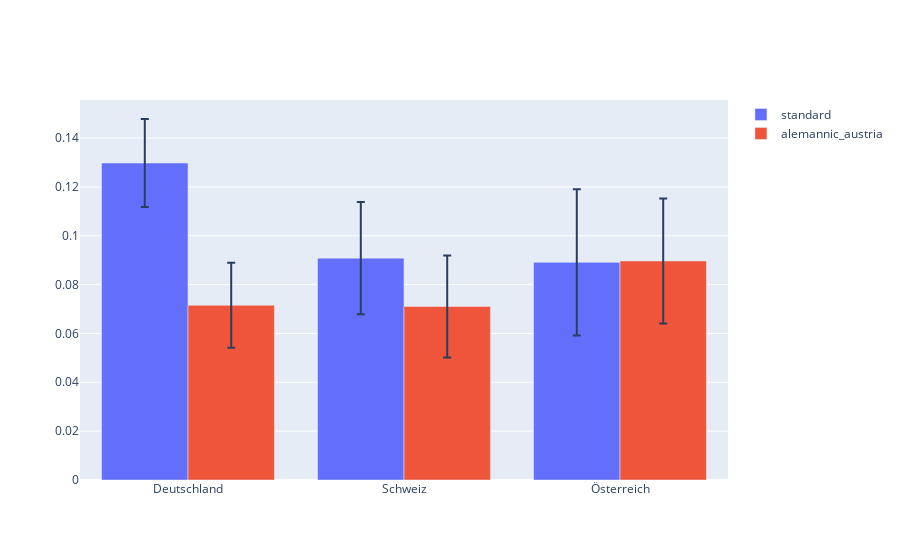

The cell this chart's notebook holds for it:
### Code cell
et.dplt_plot(aggregated_df)

### Figure 1 — Plotly figure (JSON) as saved in the notebook; plotly's stock layout.template omitted (floating-point values rounded to 4 significant figures)
{"data": [{"error_y": {"array": [0.01801, 0.02297, 0.02995], "type": "data"}, "name": "standard", "type": "bar", "x": ["Deutschland", "Schweiz", "Österreich"], "y": [0.1298, 0.09081, 0.08911]}, {"error_y": {"array": [0.01737, 0.02085, 0.02561], "type": "data"}, "name": "alemannic_austria", "type": "bar", "x": ["Deutschland", "Schweiz", "Österreich"], "y": [0.07153, 0.07105, 0.08967]}], "layout": {"barmode": "group"}}
